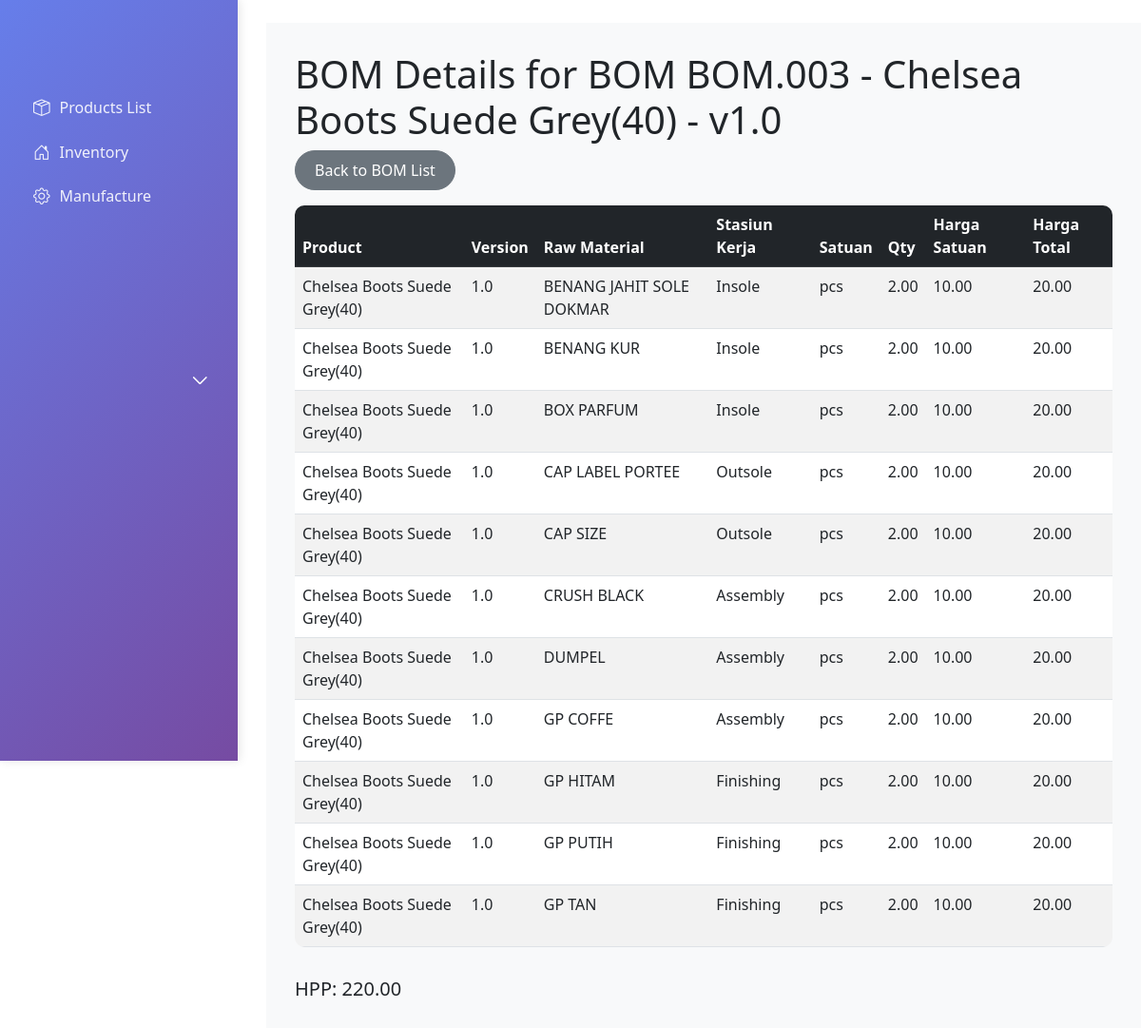
The app's page /manufacture/bom/BOM.003/detail/ with its own data.
### manufacture/models.py (models this page shows, shortened)
class BOM(models.Model):
    id_bom = models.CharField(max_length=50, primary_key=True)
    id_product = models.ForeignKey(Product, on_delete=models.CASCADE, null=True, blank=True)
    version = models.CharField(max_length=50)
    def __str__(self):
        product_name = self.id_product.name if self.id_product else "No Product"
        return f"BOM {self.id_bom} - {product_name} - v{self.version}"

class BOMDetail(models.Model):
    id_bom = models.ForeignKey(BOM, on_delete=models.CASCADE)
    id_product = models.ForeignKey(Product, on_delete=models.CASCADE)
    nama_product = models.CharField(max_length=200, blank=True)
    version = models.CharField(max_length=50)
    id_rawmaterial = models.ForeignKey(RawMaterial, on_delete=models.CASCADE)
    nama_rawmaterial = models.CharField(max_length=200, blank=True)
    id_stasiunkerja = models.ForeignKey(StasiunKerja, on_delete=models.CASCADE)
    nama_stasiunkerja = models.CharField(max_length=200, blank=True)
    satuan = models.CharField(max_length=50)
    qty = models.DecimalField(max_digits=10, decimal_places=2)
    harga_satuanrawmaterial = models.DecimalField(max_digits=10, decimal_places=2, default=0)
    harga_totalrawmaterial = models.DecimalField(max_digits=10, decimal_places=2, default=0)

class StasiunKerja(models.Model):
    id_stasiun_kerja = models.AutoField(primary_key=True)
    nama_stasiun_kerja = models.CharField(max_length=200)
    keterangan = models.TextField(blank=True)
    def __str__(self):
        return self.nama_stasiun_kerja

### product/models.py (models this page shows)
class Product(models.Model):
    sku = models.CharField(max_length=100, primary_key=True)
    name = models.CharField(max_length=200)
    description = models.TextField(blank=True)
    price = models.DecimalField(max_digits=10, decimal_places=2)
    category = models.CharField(max_length=100)
    size = models.CharField(max_length=50, blank=True)
    colour = models.CharField(max_length=50, blank=True)
    release_date = models.DateField()
    minimum_stock = models.PositiveIntegerField(default=10)
    maximum_stock = models.PositiveIntegerField(default=1000)
    def __str__(self):
        return self.name

class RawMaterial(models.Model):
    sku = models.CharField(max_length=100, primary_key=True)
    name = models.CharField(max_length=200)
    description = models.TextField(blank=True)
    price = models.DecimalField(max_digits=10, decimal_places=2)
    unit_of_measurement = models.CharField(max_length=50)
    category = models.CharField(max_length=100)
    minimum_stock = models.PositiveIntegerField(default=10)
    maximum_stock = models.PositiveIntegerField(default=1000)
    def __str__(self):
        return self.name

### manufacture/views.py (the view)
# urls.py: path('bom/<str:pk>/detail/', views.bom_detail, name='bom_detail'),
def bom_detail(request, pk):
    bom = get_object_or_404(BOM, pk=pk)
    details = BOMDetail.objects.filter(id_bom=bom)
    total_hpp = sum(detail.harga_totalrawmaterial for detail in details)
    return render(request, 'manufacture/bom_detail.html', {'bom': bom, 'details': details, 'total_hpp': total_hpp})

### manufacture/templates/manufacture/bom_detail.html (shortened to what this page needs)
{% extends 'base.html' %}
{% block content %}
<h1>BOM Details for {{ bom }}</h1>
<div class="mb-3">
    <a href="{% url 'bom_list' %}" class="btn btn-secondary">Back to BOM List</a>
</div>
<div class="table-responsive">
    <table class="table table-striped table-hover">
        <thead class="table-dark">
            <tr>
                <th>Product</th>
                <th>Version</th>
                <th>Raw Material</th>
                <th>Stasiun Kerja</th>
                <th>Satuan</th>
                <th>Qty</th>
                <th>Harga Satuan</th>
                <th>Harga Total</th>
            </tr>
        </thead>
        <tbody>
            {% for detail in details %}
            <tr>
                <td>{{ detail.id_product }}</td>
                <td>{{ detail.version }}</td>
                <td>{{ detail.id_rawmaterial }}</td>
                <td>{{ detail.id_stasiunkerja }}</td>
                <td>{{ detail.satuan }}</td>
                <td>{{ detail.qty }}</td>
                <td>{{ detail.harga_satuanrawmaterial }}</td>
                <td>{{ detail.harga_totalrawmaterial }}</td>
            </tr>
            {% endfor %}
        </tbody>
    </table>
</div>
<div class="mt-3">
    <h5>HPP: {{ total_hpp }}</h5>
</div>
{% endblock %}

### erp_project/templates/base.html (style rules this page uses)
.btn { border-radius: 25px; padding: 8px 20px; font-weight: 500; }
.table { border-radius: 10px; overflow: hidden; }

### records on screen
BOM: id_product+id_bom+version "BOM BOM.003 - Chelsea Boots Suede Grey(40) - v1.0"
BOMDetail: id_product "Chelsea Boots Suede Grey(40)", version "1.0", id_rawmaterial "BENANG JAHIT SOLE DOKMAR", id_stasiunkerja "Insole", satuan "pcs", qty "2.00", harga_satuanrawmaterial "10.00", harga_totalrawmaterial "20.00"
BOMDetail: id_product "Chelsea Boots Suede Grey(40)", version "1.0", id_rawmaterial "BENANG KUR", id_stasiunkerja "Insole", satuan "pcs", qty "2.00", harga_satuanrawmaterial "10.00", harga_totalrawmaterial "20.00"
BOMDetail: id_product "Chelsea Boots Suede Grey(40)", version "1.0", id_rawmaterial "BOX PARFUM", id_stasiunkerja "Insole", satuan "pcs", qty "2.00", harga_satuanrawmaterial "10.00", harga_totalrawmaterial "20.00"
BOMDetail: id_product "Chelsea Boots Suede Grey(40)", version "1.0", id_rawmaterial "CAP LABEL PORTEE", id_stasiunkerja "Outsole", satuan "pcs", qty "2.00", harga_satuanrawmaterial "10.00", harga_totalrawmaterial "20.00"
BOMDetail: id_product "Chelsea Boots Suede Grey(40)", version "1.0", id_rawmaterial "CAP SIZE", id_stasiunkerja "Outsole", satuan "pcs", qty "2.00", harga_satuanrawmaterial "10.00", harga_totalrawmaterial "20.00"
BOMDetail: id_product "Chelsea Boots Suede Grey(40)", version "1.0", id_rawmaterial "CRUSH BLACK", id_stasiunkerja "Assembly", satuan "pcs", qty "2.00", harga_satuanrawmaterial "10.00", harga_totalrawmaterial "20.00"
BOMDetail: id_product "Chelsea Boots Suede Grey(40)", version "1.0", id_rawmaterial "DUMPEL", id_stasiunkerja "Assembly", satuan "pcs", qty "2.00", harga_satuanrawmaterial "10.00", harga_totalrawmaterial "20.00"
BOMDetail: id_product "Chelsea Boots Suede Grey(40)", version "1.0", id_rawmaterial "GP COFFE", id_stasiunkerja "Assembly", satuan "pcs", qty "2.00", harga_satuanrawmaterial "10.00", harga_totalrawmaterial "20.00"
BOMDetail: id_product "Chelsea Boots Suede Grey(40)", version "1.0", id_rawmaterial "GP HITAM", id_stasiunkerja "Finishing", satuan "pcs", qty "2.00", harga_satuanrawmaterial "10.00", harga_totalrawmaterial "20.00"
BOMDetail: id_product "Chelsea Boots Suede Grey(40)", version "1.0", id_rawmaterial "GP PUTIH", id_stasiunkerja "Finishing", satuan "pcs", qty "2.00", harga_satuanrawmaterial "10.00", harga_totalrawmaterial "20.00"
BOMDetail: id_product "Chelsea Boots Suede Grey(40)", version "1.0", id_rawmaterial "GP TAN", id_stasiunkerja "Finishing", satuan "pcs", qty "2.00", harga_satuanrawmaterial "10.00", harga_totalrawmaterial "20.00"

### other values on screen
{{ total_hpp }} "220.00"
